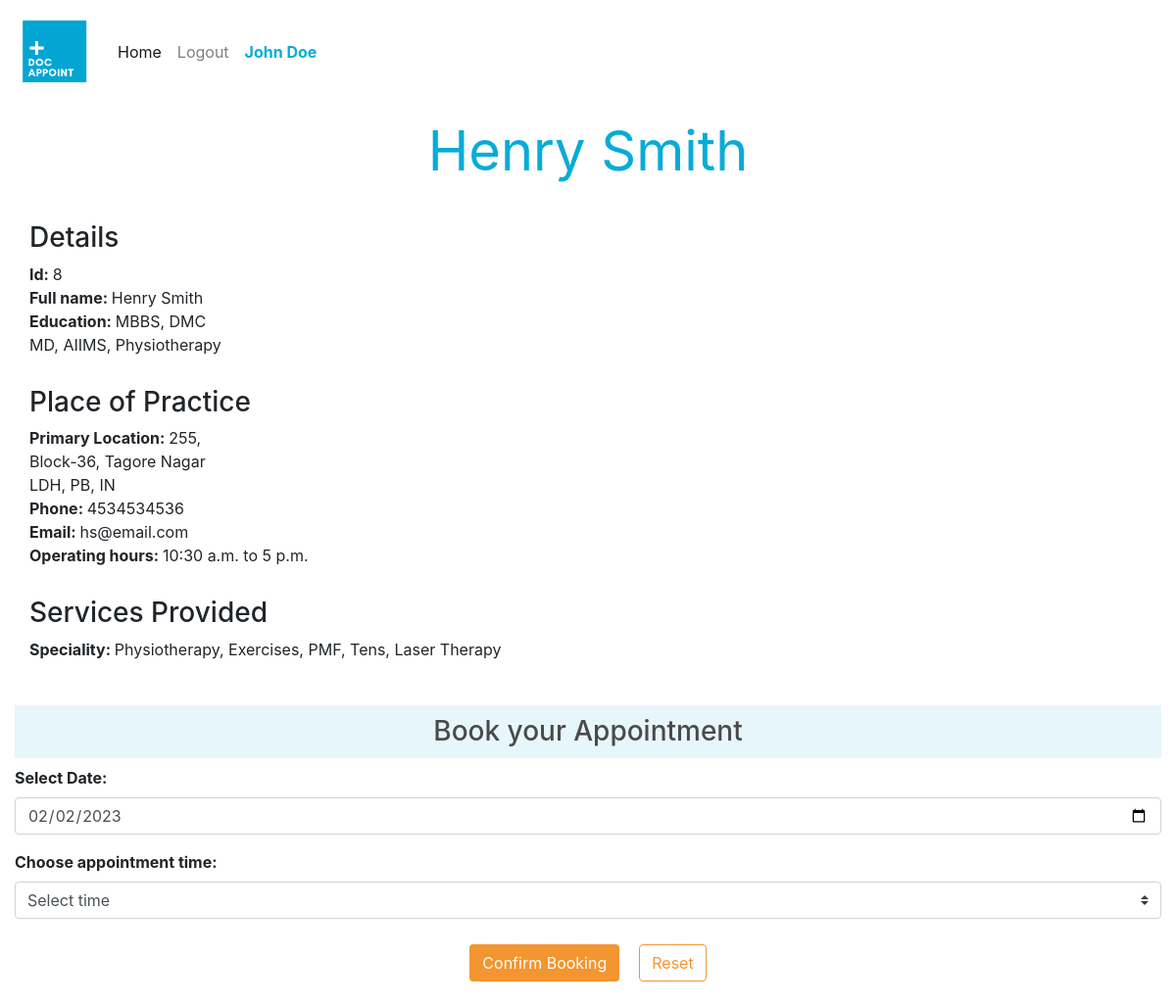
Page /8 (signed in) on the earlier database version.
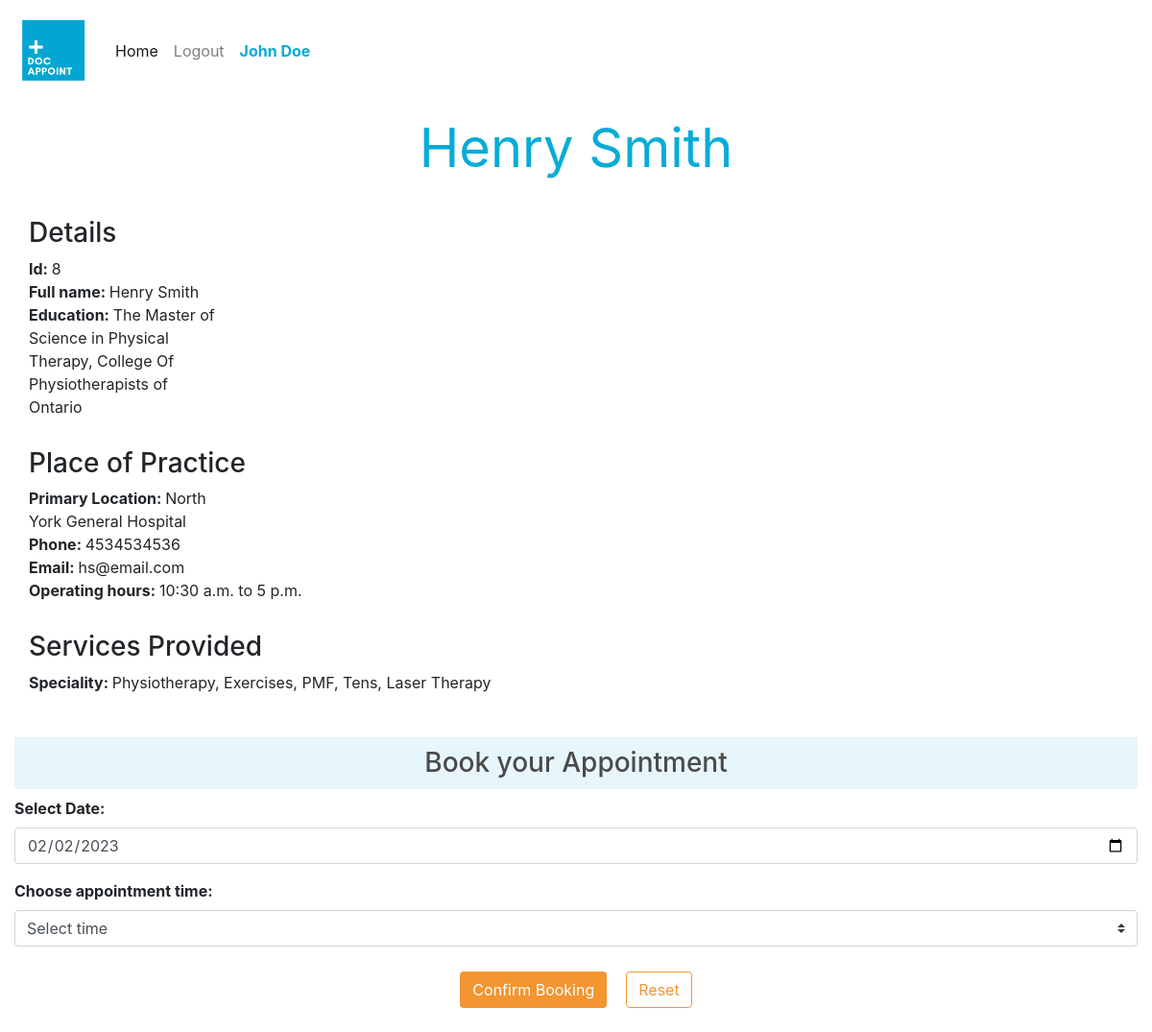
Same page on the later database version.
### Doc_Appoint/models.py (models this page shows, shortened)
class User(AbstractUser):
    USER_REGISTER_TYPES = (
        ('PR', 'personal'),
        ('DR', 'doctor')
    )
    user_type = models.CharField(max_length=2, blank=True, choices=USER_REGISTER_TYPES)

class Doctor(models.Model):
    doctor_name = models.ForeignKey('User', on_delete=models.CASCADE, related_name="doctor_name")
    services = models.TextField(max_length=100)
    experience = models.IntegerField()
    study = models.TextField()
    patient = models.ManyToManyField('Patient', blank=True, related_name="doctors_patients", default=[0])
    service_time_from = models.TimeField(null=True)
    service_time_to = models.TimeField(null=True)
    address = models.TextField()
    phone_number = models.CharField(max_length=14, blank=True, null=True)
    gender = models.CharField(max_length=10, blank=True, null=True)

### Doc_Appoint/views.py (the view)
# urls.py: path("<int:doc_id>", views.book_appointment, name="book-appointment"),
@login_required
def book_appointment(request, doc_id):
    doc = Doctor.objects.get(id = doc_id)
    booking_times = time_slots(doc_id)
    patient = Patient.objects.get(patient_id=request.user.id)
    error = False
    success=False
    if Appointment.objects.filter(patient=patient, doctor=doc, appointment_date__gte = datetime.now()).exists():
        patient_appoint_exists = Appointment.objects.get(patient=patient, doctor=doc, appointment_date__gte = datetime.now())
    else:
        patient_appoint_exists = False
    if request.method == "POST":
        appointment_time = request.POST["booking"]
        appointment_date = request.POST.get("app-date")
        if Appointment.objects.filter(doctor=doc, appointment_date=appointment_date, appointment_time=appointment_time).exists():
            return HttpResponse('Appointment for this time already exists!')
        else:
            if datetime.strptime(appointment_date, "%Y-%m-%d") >= datetime.now():
                report = Report.objects.create(
                    patient=patient,
                    doctor=doc
                )
                doc.patient.add(patient)
                try:
                    new_appointment = Appointment.objects.create(
                        patient=patient,
                        doctor=doc,
                        report=report,
                        appointment_time=appointment_time,
                        appointment_date=datetime.strptime(appointment_date, "%Y-%m-%d")
                    )
                    new_appointment.save()
                    success=True
                except IntegrityError:
                    return render(request, "Doc_Appoint/book_appointment.html", {
                        'message': "Some error occured, could not book an appointment!",
                        'doc': doc,
                        'booking_times': booking_times
                    })
            else:
                error = True
        return render(request, "Doc_Appoint/book_appointment.html", {
            'doc': doc,
            'booking_times': booking_times,
            'error': error,
            'success': success
        })
    else:
        return render(request, "Doc_Appoint/book_appointment.html", {
            'doc': doc,
            'booking_times': booking_times,
            'exists': patient_appoint_exists
        })

### Doc_Appoint/views.py (called while the page is built)
def time_slots(doc_id):
    slots = {}
    doc = Doctor.objects.get(id=doc_id)
    t1 = doc.service_time_from.strftime("%H:%M:%S")
    t2 = doc.service_time_to.strftime("%H:%M:%S")
    time_from = datetime.strptime(t1, "%H:%M:%S")
    time_to = datetime.strptime(t2, "%H:%M:%S")
    diff = time_to - time_from
    diff_min = diff.seconds / 60
    diff_hour = diff_min / 60
    ts = time_from
    for i in range(int(diff_hour)*2):
        ts = ts + timedelta(minutes=30)
        slots[ts.time()] = False
    return slots

### Doc_Appoint/templates/Doc_Appoint/book_appointment.html (shortened to what this page needs)
{% extends "Doc_Appoint/layout.html" %}
{% load static %}
{% block body %}
    <div class="doc-name">
        <h2 class="lead display-4" style="font-weight: 400">{{doc.doctor_name.username}}</h2>
    </div>
    <div class="doc-details-container">
        <div class="doc-details">
            <div class="details-bg">
                <h3 style="font-weight: 500">Details</h3>
                <div><strong>Id: </strong><span id="doctor_id">{{doc.id}}</span></div>
                <div><strong>Full name: </strong>{{doc.doctor_name.username}}</div>
                <div class="info"><strong>Education: </strong>{{doc.study}}</div>
            </div>
        </div>
        <div class="doc-details">
            <h3 style="font-weight: 500">Place of Practice</h3>
            <div class="info"><strong>Primary Location: </strong>{{doc.address}}</div>
            <div><strong>Phone: </strong>{{doc.phone_number}}</div>
            <div><strong>Email: </strong>{{doc.doctor_name.email}}</div>
            <div><strong>Operating hours: </strong>{{doc.service_time_from}} to {{doc.service_time_to}}</div>
        </div>
        <div class="doc-details">
            <h3 style="font-weight: 500">Services Provided</h3>
            <div><strong>Speciality: </strong>{{doc.services}}</div>
        </div>
    </div>
    {% if not exists %}
        <div class="doc-details" id="appointment-form">
            <div class="doc-book-app">
                <h3 style="font-weight: 500">Book your Appointment</h3>
            </div>
            <form action="" method="POST">
                <div class="form-group">
                    <label for="app-date"><strong>Select Date:</strong></label>
                    <input id="select-date" class="form-control" type="date" name="app-date" required>
                </div>
                <div class="form-group">
                    <label class="control-label" for="booking"><strong>Choose appointment time:</strong></label>
                    <select class="custom-select" name="booking" id="booking-times" required>
                        <option value="" selected>Select time</option>
                    </select>
                </div>
                <div class="next-steps-form-buttons">
                    <input class="btn" type="submit" value="Confirm Booking">
                    <input class="btn" type="reset" value="Reset">
                </div>
            </form>
        </div>
    {% else %}
        <div class="alert alert-success">
            <strong>Your appointment has been confirmed for {{exists.appointment_date}} at {{exists.appointment_time}}</strong>
        </div>
    {% endif %}
{% endblock %}

### Doc_Appoint/templates/Doc_Appoint/layout.html (shortened to what this page needs)
{% load static %}
<!DOCTYPE html>
<html lang="en">
    <head>
      <link rel="stylesheet" href="https://stackpath.bootstrapcdn.com/bootstrap/4.4.1/css/bootstrap.min.css">
      <link href="{% static 'Doc_Appoint/styles.css' %}" rel="stylesheet" type="text/css">
      <link href="{% static 'Doc_Appoint/booking_styles.css' %}" rel="stylesheet" type="text/css">
      <link href="https://maxcdn.bootstrapcdn.com/font-awesome/4.7.0/css/font-awesome.min.css" rel="stylesheet"/>
    </head>
    <body>
      <nav class="navbar navbar-expand-lg navbar-light">
        <a class="navbar-brand" href="{% url 'index' %}">
          <img src="../../static/Doc_Appoint/Doc Appoint_logo_v2.png" width="80" height="80" alt="doc_appoint_logo">
        </a>
          <ul class="navbar-nav">
            <li class="nav-item active">
              <a class="nav-link" href="{% url 'index' %}">Home</a>
            </li>
            {% if user.is_authenticated %}
              <li class="nav-item">
                <a class="nav-link" href="{% url 'logout' %}">Logout</a>
              </li>
              <li class="nav-item">
                <a class="nav-link" href="{% url 'index' %}"><span style="color: #06acd7; font-weight: bold" >{{user.username}}</span></a>
              </li>
            {% endif %}
          </ul>
      </nav>
      <div class="body">
          {% block body %}
          {% endblock %}
      </div>
    </body>
</html>

### Doc_Appoint/static/Doc_Appoint/styles.css (style rules this page uses)
:root { --main-theme-color: #06acd7; --main-theme-button: #F39530; }
.next-steps-form-buttons { display: flex; justify-content: center; }
.info { width: 200px; }

### Doc_Appoint/static/Doc_Appoint/booking_styles.css (style rules this page uses)
:root { --main-theme-color: #06acd7; --main-theme-button: #F39530; }
.doc-details-container { padding: 15px; }
.doc-details { padding: 15px; }
.doc-name { text-align: center; margin: 15px 0 0 0; color: var(--main-theme-color) }
.doc-book-app { text-align: center; background-color: #e7f6fb; color: rgb(74, 74, 74); }
.doc-book-app>h3 { padding: 10px; }
.next-steps-form-buttons input[type='submit'] { background-color: var(--main-theme-button); color: white; margin: 10px; }
.next-steps-form-buttons input[type='reset'] { border: 1px solid var(--main-theme-button); color: var(--main-theme-button); margin: 10px; }

Differences in the rows shown:
changed Doctor "Physiotherapy, Exercises, PMF, Tens, Laser Therapy": study "MBBS, DMC MD, AIIMS, Physiotherapy" → "The Master of Science in Physical Therapy, College Of Physiotherapists of Ontario"; address "255, Block-36, Tagore Nagar LDH, PB, IN" → "North York General Hospital"
